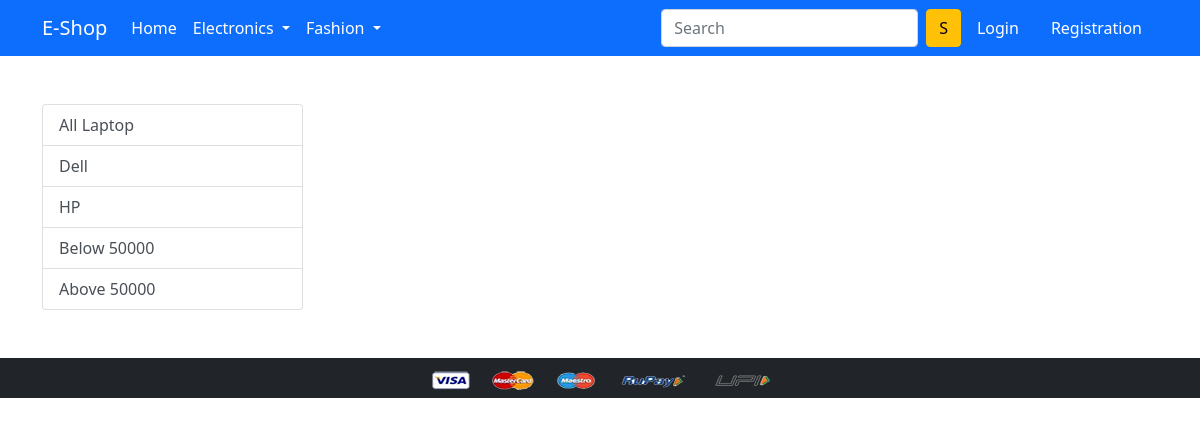
The app's page /laptop/, older data.
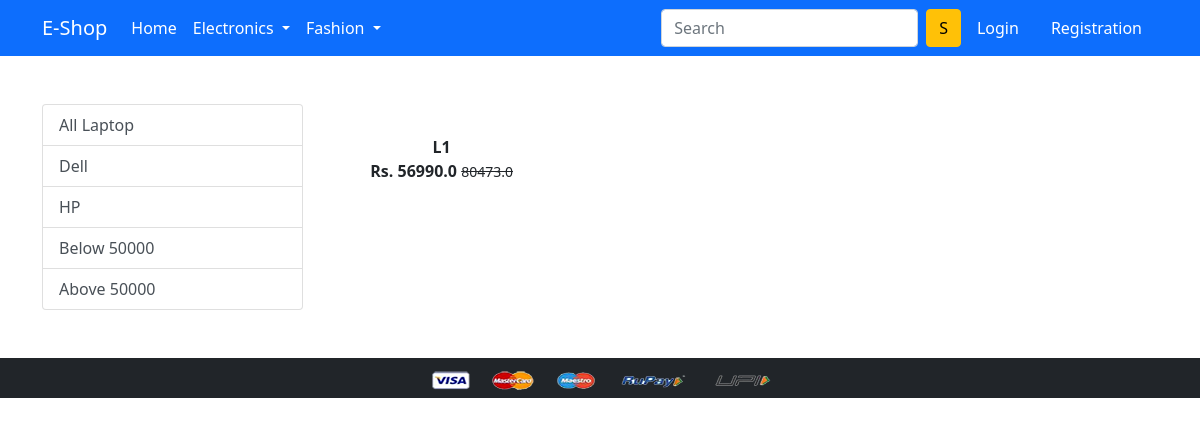
The same page, newer data.
### app/models.py (models this page shows, shortened)
class Product(models.Model):
 title = models.CharField(max_length=100)
 selling_price = models.FloatField()
 discounted_price = models.FloatField()
 description = models.TextField()
 brand = models.CharField(max_length=100)
 category = models.CharField( choices=CATEGORY_CHOICES, max_length=2)
 product_image = models.ImageField(upload_to='productimg')

### app/views.py (the view)
# urls.py: path('laptop/', views.laptop, name='laptop'),
def laptop(request, data=None):
	totalitem = 0
	if request.user.is_authenticated:
		totalitem = len(Cart.objects.filter(user=request.user))
	if data==None :
			laptop = Product.objects.filter(category='L')
	elif data == 'Dell' or data == 'HP' or data == 'ASUS':
			laptop = Product.objects.filter(category='L').filter(brand=data)
	elif data == 'below':
			laptop = Product.objects.filter(category='L').filter(discounted_price__lt=50000)
	elif data == 'above':
			laptop = Product.objects.filter(category='L').filter(discounted_price__gt=50000)
	return render(request, 'app/laptop.html', {'laptop':laptop, 'totalitem':totalitem})

### app/templates/app/laptop.html (shortened to what this page needs)
{% extends 'app/base.html' %}
{% load static %}
{% block main-content %}
<div class="container my-5">
 <div class="row">
  <div class="col-sm-3">
   <div class="list-group">
     <a href="{% url 'laptop' %}" class="list-group-item list-group-item-action" aria-current="true">All Laptop</a>
     <a href="{% url 'laptop' 'Dell'  %}" class="list-group-item list-group-item-action" aria-current="true">Dell</a>
     <a href="{% url 'laptop' 'HP'  %}" class="list-group-item list-group-item-action">HP</a>
     <a href="{% url 'laptopdata' 'below'  %}" class="list-group-item list-group-item-action">Below 50000</a>
     <a href="{% url 'laptopdata' 'above'  %}" class="list-group-item list-group-item-action">Above 50000</a>
   </div>
  </div>
  <div class="col-sm-8">
   <div class="row">
    {% for product in laptop %}
     <div class="col-sm-4 text-center mb-4">
      <a href="{% url 'product-detail' product.id %}" class="btn">
       <div class="item">
        <div class="fw-bold">{{product.title}}</div>
        <div class="fw-bold">Rs. {{product.discounted_price}} <small class="fw-light text-decoration-line-through">{{product.selling_price}}</small></div>
       </div>
      </a>
     </div>
    {% endfor %}
   </div>
  </div>
 </div>
</div>
{% endblock main-content %}

Row changes from the older to the newer data that the page shows:
added Product: title "L1", discounted_price "56990.0", selling_price "80473.0"
